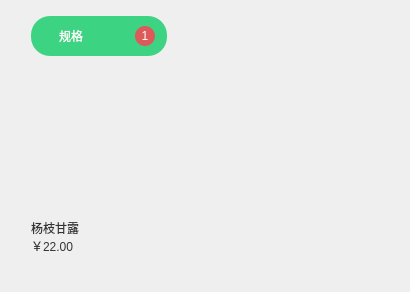
<?xml version="1.0" encoding="UTF-8"?>
<ui version="4.0">
 <class>Form</class>
 <widget class="QWidget" name="Form">
  <property name="geometry">
   <rect>
    <x>0</x>
    <y>0</y>
    <width>410</width>
    <height>292</height>
   </rect>
  </property>
  <property name="minimumSize">
   <size>
    <width>410</width>
    <height>292</height>
   </size>
  </property>
  <property name="maximumSize">
   <size>
    <width>410</width>
    <height>292</height>
   </size>
  </property>
  <property name="windowTitle">
   <string>Form</string>
  </property>
  <layout class="QHBoxLayout" name="horizontalLayout">
   <property name="spacing">
    <number>0</number>
   </property>
   <property name="leftMargin">
    <number>0</number>
   </property>
   <property name="topMargin">
    <number>0</number>
   </property>
   <property name="rightMargin">
    <number>0</number>
   </property>
   <property name="bottomMargin">
    <number>0</number>
   </property>
   <item>
    <widget class="QWidget" name="widget" native="true">
     <property name="styleSheet">
      <string notr="true">QWidget#widget{
	border-image: url(:/icon/ic_menu_card_background_1.png);
}
</string>
     </property>
     <layout class="QHBoxLayout" name="horizontalLayout_2" stretch="1,1">
      <property name="spacing">
       <number>0</number>
      </property>
      <property name="leftMargin">
       <number>0</number>
      </property>
      <property name="topMargin">
       <number>0</number>
      </property>
      <property name="rightMargin">
       <number>0</number>
      </property>
      <property name="bottomMargin">
       <number>0</number>
      </property>
      <item>
       <widget class="QWidget" name="widget_2" native="true">
        <layout class="QVBoxLayout" name="verticalLayout_2">
         <property name="spacing">
          <number>0</number>
         </property>
         <property name="leftMargin">
          <number>0</number>
         </property>
         <property name="topMargin">
          <number>0</number>
         </property>
         <property name="rightMargin">
          <number>0</number>
         </property>
         <property name="bottomMargin">
          <number>37</number>
         </property>
         <item>
          <widget class="QWidget" name="widget_4" native="true">
           <property name="styleSheet">
            <string notr="true">QWidget#widget_4{
	background-color:transparent;
}</string>
           </property>
           <layout class="QHBoxLayout" name="horizontalLayout_3">
            <property name="spacing">
             <number>0</number>
            </property>
            <property name="leftMargin">
             <number>31</number>
            </property>
            <property name="topMargin">
             <number>16</number>
            </property>
            <property name="rightMargin">
             <number>0</number>
            </property>
            <property name="bottomMargin">
             <number>0</number>
            </property>
            <item>
             <widget class="QWidget" name="label_widget" native="true">
              <property name="minimumSize">
               <size>
                <width>136</width>
                <height>40</height>
               </size>
              </property>
              <property name="maximumSize">
               <size>
                <width>136</width>
                <height>40</height>
               </size>
              </property>
              <property name="styleSheet">
               <string notr="true">QWidget#label_widget{
	background-color:rgb(60, 211, 130);
	color:rgb(255, 255, 255);
	border-radius:19px;
	
}</string>
              </property>
              <layout class="QHBoxLayout" name="horizontalLayout_4">
               <property name="spacing">
                <number>5</number>
               </property>
               <property name="leftMargin">
                <number>28</number>
               </property>
               <property name="topMargin">
                <number>0</number>
               </property>
               <property name="rightMargin">
                <number>12</number>
               </property>
               <property name="bottomMargin">
                <number>0</number>
               </property>
               <item>
                <widget class="QLabel" name="label_1">
                 <property name="styleSheet">
                  <string notr="true">color:white;</string>
                 </property>
                 <property name="text">
                  <string>规格</string>
                 </property>
                </widget>
               </item>
               <item>
                <widget class="QLabel" name="label_number">
                 <property name="minimumSize">
                  <size>
                   <width>20</width>
                   <height>20</height>
                  </size>
                 </property>
                 <property name="maximumSize">
                  <size>
                   <width>20</width>
                   <height>20</height>
                  </size>
                 </property>
                 <property name="styleSheet">
                  <string notr="true">background-color:rgb(220, 90, 89);
border-radius:10px;
color:white;</string>
                 </property>
                 <property name="text">
                  <string>1</string>
                 </property>
                 <property name="alignment">
                  <set>Qt::AlignCenter</set>
                 </property>
                </widget>
               </item>
              </layout>
             </widget>
            </item>
            <item>
             <spacer name="horizontalSpacer">
              <property name="orientation">
               <enum>Qt::Horizontal</enum>
              </property>
              <property name="sizeHint" stdset="0">
               <size>
                <width>68</width>
                <height>20</height>
               </size>
              </property>
             </spacer>
            </item>
           </layout>
          </widget>
         </item>
         <item>
          <spacer name="verticalSpacer">
           <property name="orientation">
            <enum>Qt::Vertical</enum>
           </property>
           <property name="sizeHint" stdset="0">
            <size>
             <width>20</width>
             <height>178</height>
            </size>
           </property>
          </spacer>
         </item>
         <item>
          <widget class="QWidget" name="widget_5" native="true">
           <layout class="QVBoxLayout" name="verticalLayout">
            <property name="spacing">
             <number>0</number>
            </property>
            <property name="leftMargin">
             <number>31</number>
            </property>
            <property name="topMargin">
             <number>0</number>
            </property>
            <property name="rightMargin">
             <number>0</number>
            </property>
            <property name="bottomMargin">
             <number>0</number>
            </property>
            <item>
             <widget class="QLabel" name="tee_name_l">
              <property name="styleSheet">
               <string notr="true">color:rgb(51, 51, 51);</string>
              </property>
              <property name="text">
               <string>杨枝甘露</string>
              </property>
             </widget>
            </item>
            <item>
             <widget class="QLabel" name="tee_money_l">
              <property name="styleSheet">
               <string notr="true">color:rgb(51, 51, 51);</string>
              </property>
              <property name="text">
               <string>￥22.00</string>
              </property>
             </widget>
            </item>
           </layout>
          </widget>
         </item>
        </layout>
       </widget>
      </item>
      <item>
       <widget class="QWidget" name="widget_3" native="true">
        <layout class="QHBoxLayout" name="horizontalLayout_5">
         <item>
          <widget class="QLabel" name="menu_tee_image">
           <property name="text">
            <string/>
           </property>
          </widget>
         </item>
        </layout>
       </widget>
      </item>
     </layout>
    </widget>
   </item>
  </layout>
 </widget>
 <resources>
  <include location="../drawable/drawable.qrc"/>
 </resources>
 <connections/>
</ui>
